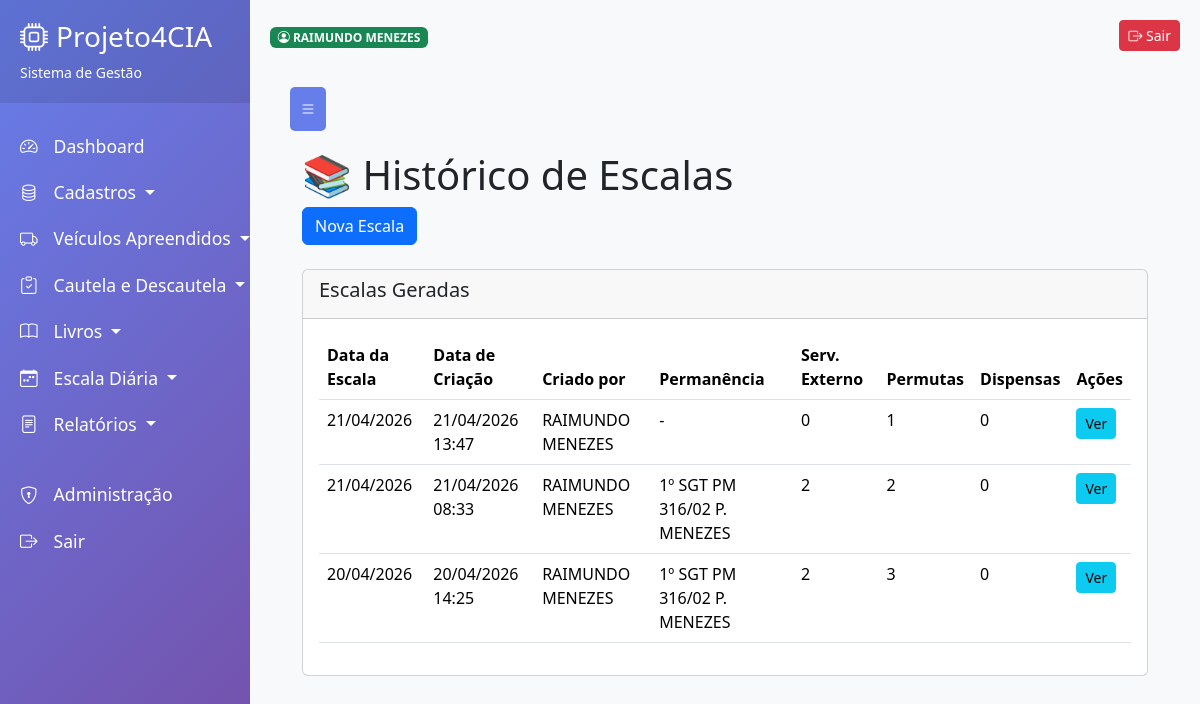
Before: /escala/historico/ (signed in) with the older database file.
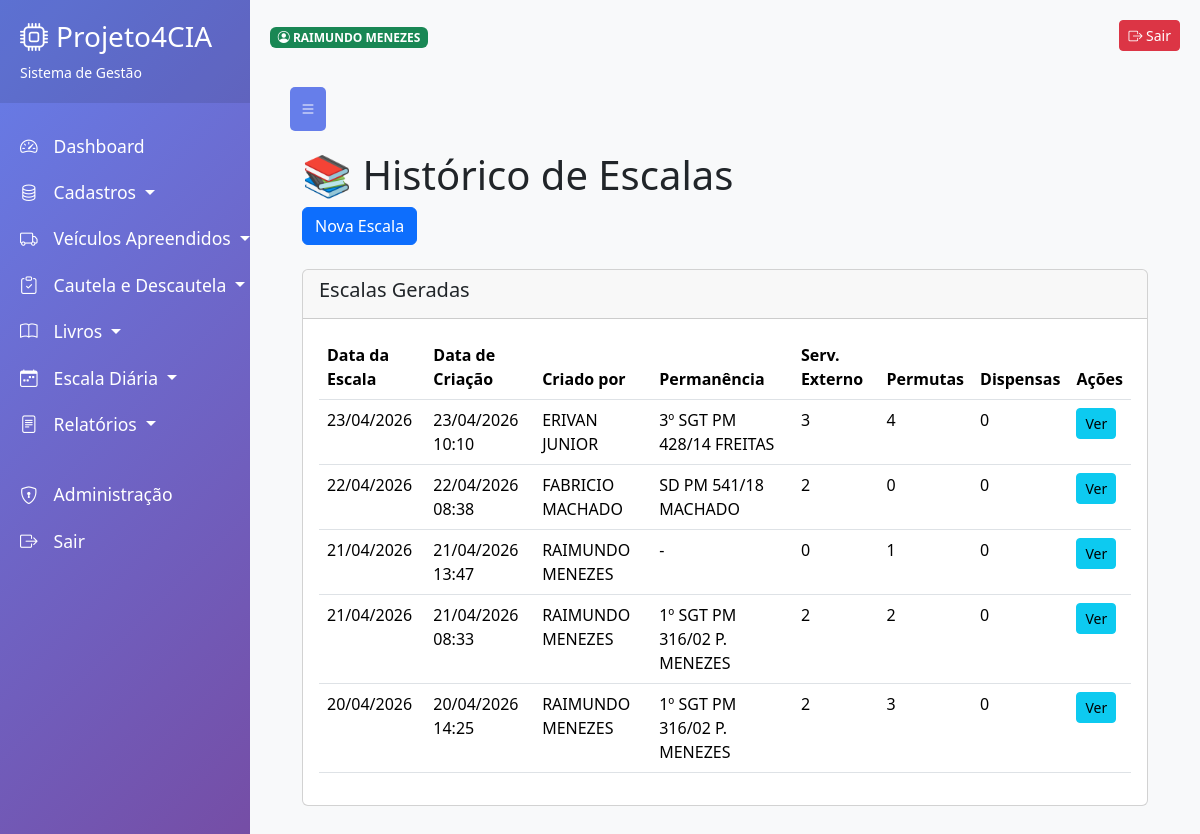
After: the same page with the newer database file.
### aplicacoes/escala_diaria/models.py (models this page shows, shortened)
class EscalaGerada(models.Model):
    TIPO_PERMUTA_CHOICES = [
        ('24HS', '24hs'),
        ('1_QTU', '1 QTU'),
        ('2_QTU', '2 QTU'),
        ('1_GIRO', '1 GIRO'),
        ('2_GIRO', '2 GIRO'),
    ]
    TIPO_DISPENSA_CHOICES = [
        ('24HS', '24hs'),
        ('1_QTU', '1 QTU'),
        ('2_QTU', '2 QTU'),
        ('1_GIRO', '1 GIRO'),
        ('2_GIRO', '2 GIRO'),
    ]
    MOTIVO_DISPENSA_CHOICES = [
        ('FOLGA', 'Folga'),
        ('LICENCA_SAUDE', 'Licença Saúde'),
        ('LUTO', 'Luto'),
        ('CASAMENTO', 'Casamento'),
        ('TREINAMENTO', 'Treinamento'),
        ('SERVICO_ADMIN', 'Serviço Administrativo'),
        ('DISPENSADO_CMD', 'Dispensado pelo Cmd da Cia'),
        ('ARMA_FOGO', 'Dispensado por Arma de Fogo'),
        ('REFORCO_POLICIAL', 'Dispensado por Reforço Policial'),
        ('OUTROS', 'Outros'),
    ]
    FUNCAO_CHOICES = [
        ('CMT_VTR', 'CMT DA VTR'),
        ('MOTORISTA', 'MOT'),
        ('PATRULHEIRO', 'PAT'),
        ('MOTOCICLISTA', 'MOTOCICLISTA'),
    ]
    data_escala = models.DateField(default=timezone.now, verbose_name="Data da Escala")
    data_criacao = models.DateTimeField(auto_now_add=True, verbose_name="Data de Criação")
    criado_por = models.ForeignKey(User, on_delete=models.SET_NULL, null=True, verbose_name="Criado por")
    permanencia = models.ForeignKey(
        Policial,
        on_delete=models.SET_NULL,
        null=True,
        related_name='escalas_permanencia',
        verbose_name="Policial na Permanência"
    )
    texto_gerado = models.TextField(verbose_name="Texto da Escala")
    class Meta:
        verbose_name = "Escala Gerada"
        verbose_name_plural = "Escalas Geradas"
        ordering = ['-data_escala', '-data_criacao']

### aplicacoes/cadastros/cadastro_policiais/models.py (models this page shows, shortened)
class Policial(models.Model):
    PATENTE_CHOICES = [
        ('SD PM', 'SD PM'),
        ('CB PM', 'CB PM'),
        ('3º SGT PM', '3º SGT PM'),
        ('2º SGT PM', '2º SGT PM'),
        ('1º SGT PM', '1º SGT PM'),
        ('ST PM', 'ST PM'),
        ('2º TEN QOPM', '2º TEN QOPM'),
        ('1º TEN QOPM', '1º TEN QOPM'),
        ('CAP QOPM', 'CAP QOPM'),
        ('MAJ QOPM', 'MAJ QOPM'),
        ('TC QOPM', 'TC QOPM'),
        ('CEL', 'CEL'),
    ]
    PATENTE_ORDER = {
        'SD PM': 1,
        'CB PM': 2,
        '3º SGT PM': 3,
        '2º SGT PM': 4,
        '1º SGT PM': 5,
        'ST PM': 6,
        '2º TEN QOPM': 7,
        '1º TEN QOPM': 8,
        'CAP QOPM': 9,
        'MAJ QOPM': 10,
        'TC QOPM': 11,
        'CEL': 12,
    }
    user = models.OneToOneField(User, on_delete=models.CASCADE, related_name='policial')
    nome_completo = models.CharField('Nome Completo', max_length=200)
    data_de_nascimento = models.DateField('Data de Nascimento', null=True, blank=True, help_text='Data de nascimento')
    nome_guerra = models.CharField('Nome de Guerra', max_length=50)
    patente = models.CharField('Patente', max_length=20, choices=PATENTE_CHOICES)
    data_promocao = models.DateField('Data da Promoção', null=True, blank=True, help_text='Data da última promoção')
    barra = models.IntegerField('Ano de Entrada', null=True, blank=True)
    numero_barra = models.CharField('Número da Barra', max_length=20, blank=True)
    matricula = models.CharField('Matrícula', max_length=20, unique=True)
    cpf = models.CharField('CPF', max_length=14, unique=True)
    telefone = models.CharField('Telefone', max_length=20)
    ativo = models.BooleanField('Ativo?', default=True)
    observacoes = models.TextField('Observações', blank=True)
    assinatura = models.ImageField(
        'Assinatura',
        upload_to='assinaturas/policiais/',
        blank=True,
        null=True,
        help_text='Upload da imagem da assinatura do policial (formato PNG)'
    )
    ordem_patente = models.IntegerField(
        'Ordem da Patente',
        editable=False,
        db_index=True,
        default=0,
        help_text='Campo automático para ordenação hierárquica das patentes'
    )
    criado_em = models.DateTimeField('Criado em', auto_now_add=True)
    atualizado_em = models.DateTimeField('Atualizado em', auto_now=True)
    class Meta:
        verbose_name = 'Policial'
        verbose_name_plural = 'Policiais'
        ordering = ['-ordem_patente','data_promocao', 'barra', 'numero_barra' ]
    def __str__(self):
        if self.barra:
            ano_str = str(self.barra)
            ano_formatado = ano_str[-2:] if len(ano_str) >= 2 else ano_str
            ano_texto = ano_formatado
        else:
            ano_texto = "??"
        return f'{self.get_patente_display()} {self.numero_barra}/{ano_texto} {self.nome_guerra}'

### aplicacoes/escala_diaria/views.py (the view)
# urls.py: path('historico/', views.historico_escalas, name='historico'),
@login_required
def historico_escalas(request):
    escalas = EscalaGerada.objects.all().order_by('-data_escala', '-data_criacao')
    return render(request, 'escala_diaria/historico.html', {'escalas': escalas})

### aplicacoes/escala_diaria/templates/escala_diaria/historico.html (shortened to what this page needs)
{% extends 'base.html' %}
{% load static %}
{% block content %}
<div class="container-fluid">
    <div class="row mb-4">
        <div class="col-12">
            <h1>📚 Histórico de Escalas</h1>
            <a href="{% url 'escala_diaria:nova_escala' %}" class="btn btn-primary">
                 Nova Escala
            </a>
        </div>
    </div>
    <div class="row">
        <div class="col-12">
            <div class="card">
                <div class="card-header">
                    <h5>Escalas Geradas</h5>
                </div>
                <div class="card-body">
                    <div class="table-responsive">
                        <table class="table table-hover">
                            <thead>
                                <tr>
                                    <th>Data da Escala</th>
                                    <th>Data de Criação</th>
                                    <th>Criado por</th>
                                    <th>Permanência</th>
                                    <th>Serv. Externo</th>
                                    <th>Permutas</th>
                                    <th>Dispensas</th>
                                    <th>Ações</th>
                                </tr>
                            </thead>
                            <tbody>
                                {% for escala in escalas %}
                                <tr>
                                    <td>{{ escala.data_escala|date:"d/m/Y" }}</td>
                                    <td>{{ escala.data_criacao|date:"d/m/Y H:i" }}</td>
                                    <td>{{ escala.criado_por.get_full_name|default:escala.criado_por.username }}</td>
                                    <td>{{ escala.permanencia|default:"-" }}</td>
                                    <td>{{ escala.policiais_externos.count }}</td>
                                    <td>{{ escala.permutas.count }}</td>
                                    <td>{{ escala.dispensas.count }}</td>
                                    <td>
                                        <a href="{% url 'escala_diaria:visualizar' escala.id %}"
                                           class="btn btn-sm btn-info">
                                             Ver
                                        </a>
                                    </td>
                                </tr>
                                {% endfor %}
                            </tbody>
                        </table>
                    </div>
                </div>
            </div>
        </div>
    </div>
</div>
{% endblock %}

Changed rows visible on the page:
added EscalaGerada: data_escala "23/04/2026", data_criacao "23/04/2026 10:10", criado_por.get_full_name "ERIVAN JUNIOR", permanencia "3º SGT PM 428/14 FREITAS", policiais_externos.count "3", permutas.count "4", dispensas.count "0"
added EscalaGerada: data_escala "22/04/2026", data_criacao "22/04/2026 08:38", criado_por.get_full_name "FABRICIO MACHADO", permanencia "SD PM 541/18 MACHADO", policiais_externos.count "2", permutas.count "0", dispensas.count "0"
